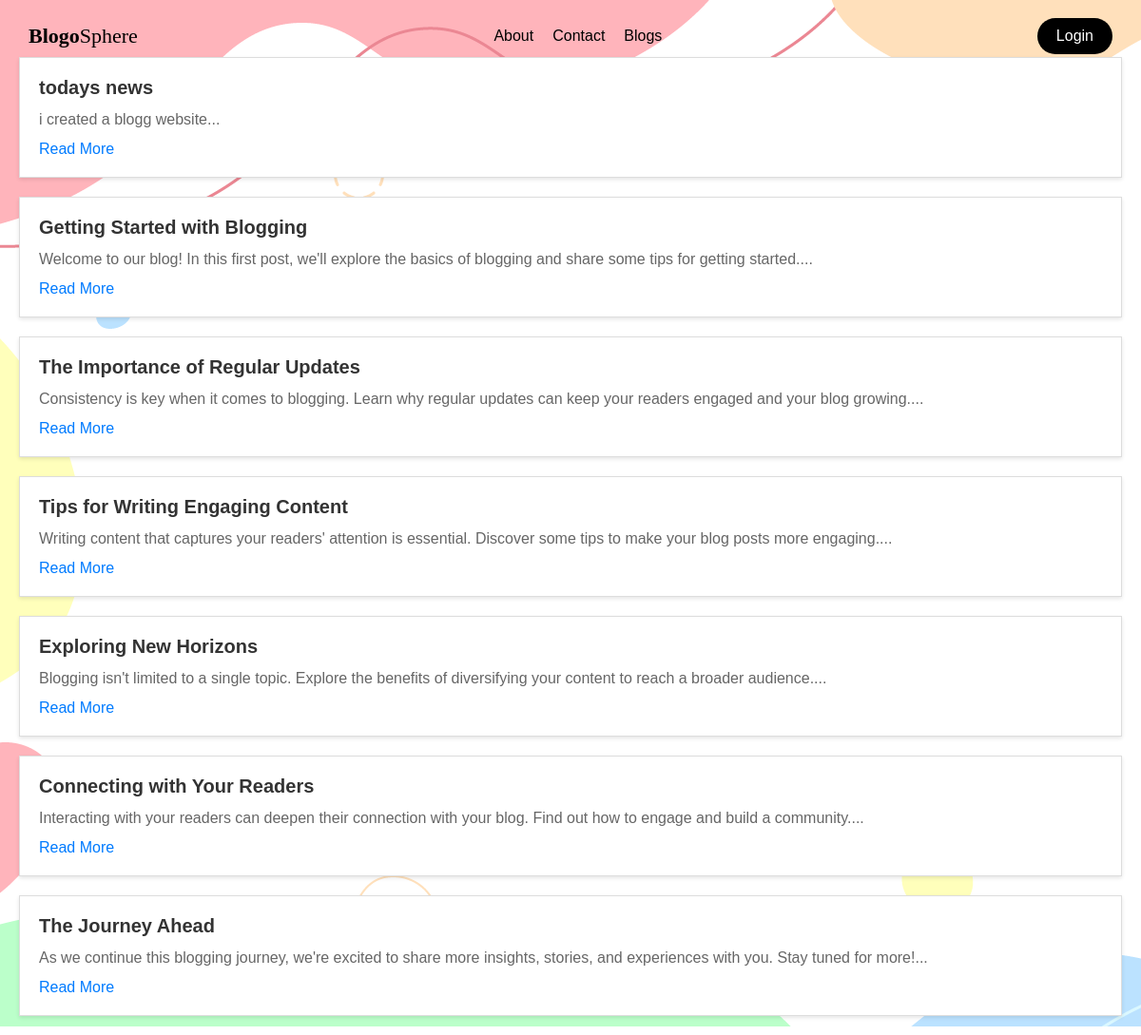
Screenshot of /blog.php with the database file from the repository.
### tables this page shows
CREATE TABLE `blog_posts` (
  `id` int(11) NOT NULL,
  `title` varchar(255) NOT NULL,
  `content` text NOT NULL,
  `created_at` timestamp NOT NULL DEFAULT current_timestamp()
);

### blog.php (the view, shortened to what this page needs)
<!DOCTYPE html>
<html>
<head>
    <link rel="stylesheet" type="text/css" href="styles.css">
</head>
<body>
<div id="nav">
        <h3><a href="homepage.html"><b>Blogo</b>Sphere</a></h3>
        <nav>
        <ul>
            <li><a href="about.php">About</a></li>
            <li><a href="contact.php">Contact</a></li>
            <li><a href="blog.php">Blogs</a></li>
          </ul>
        </nav>
        <a href="profile.php"><button>Login</button></a>
    </div>
    <section class="posts">
        <?php
        require_once "config.php";
        $sql = "SELECT * FROM blog_posts ORDER BY created_at DESC";
        $result = $conn->query($sql);
        if ($result->num_rows > 0) {
            while ($row = $result->fetch_assoc()) {
                echo "<article>";
                echo "<h2>{$row['title']}</h2>";
                echo "<p>" . substr($row['content'], 0, 150) . "...</p>";
                echo "<a href='blog.php?id={$row['id']}'>Read More</a>";
                echo "</article>";
            }
        } else {
            echo "No blog posts found.";
        }
        ?>
    </section>
</body>
</html>

### styles.css (style rules this page uses)
* { margin: 0; padding: 0; box-sizing: border-box; }
body { font-family: Arial, sans-serif; background-image: url(background.png); background-repeat:no-repeat; color: #333; margin-top: 60px; }
#nav { display: flex; align-items: center; justify-content: space-between; height: 7%; width: 100%; position: fixed; z-index: 99; padding: 0px 30px; top: 0; }
#nav h3 a { font-family: gilroy; font-weight: 400; font-size: 22px; text-decoration: none; color: #000; transition: 0.3s; }
#nav nav ul { list-style: none; margin: 0; padding: 0; display: flex; }
#nav nav li { margin-right: 20px; }
#nav nav li a { color: #000000; text-decoration: none; font-size: 16px; transition: color 0.3s ease; }
#nav>a>button { padding: 10px 20px; border-radius: 50px; background-color: #000; color: #fff; border: none; transition: color 2s ease-in-out; }
#nav a button { text-decoration:solid; font-size: 16px; box-shadow: black; transition: color 1s ease-in-out; }
article { background-color: #fff; border: 1px solid #ddd; margin: 20px; padding: 20px; box-shadow: 0 2px 4px rgba(0, 0, 0, 0.1); }
article h2 { font-size: 20px; margin-bottom: 10px; color: #333; }
article p { font-size: 16px; line-height: 1.5; color: #666; }
article a { display: inline-block; margin-top: 10px; color: #007BFF; text-decoration: none; }

### rows the page displays
blog_posts: title "todays news", content "i created a blogg website"
blog_posts: title "Getting Started with Blogging", content "Welcome to our blog! In this first post, we'll explore the basics of blogging and share some tips for getting started."
blog_posts: title "The Importance of Regular Updates", content "Consistency is key when it comes to blogging. Learn why regular updates can keep your readers engaged and your blog growing."
blog_posts: title "Tips for Writing Engaging Content", content "Writing content that captures your readers' attention is essential. Discover some tips to make your blog posts more engaging."
blog_posts: title "Exploring New Horizons", content "Blogging isn't limited to a single topic. Explore the benefits of diversifying your content to reach a broader audience."
blog_posts: title "Connecting with Your Readers", content "Interacting with your readers can deepen their connection with your blog. Find out how to engage and build a community."
blog_posts: title "The Journey Ahead", content "As we continue this blogging journey, we're excited to share more insights, stories, and experiences with you. Stay tuned for more!"
